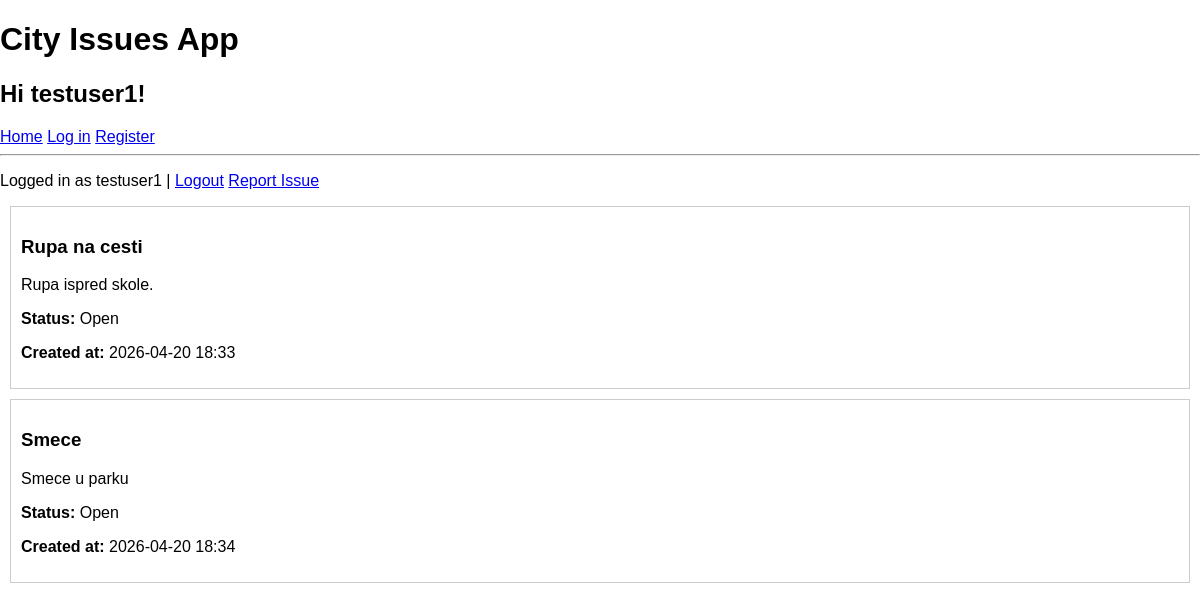
/ (signed in), run on an earlier commit of the app's database.
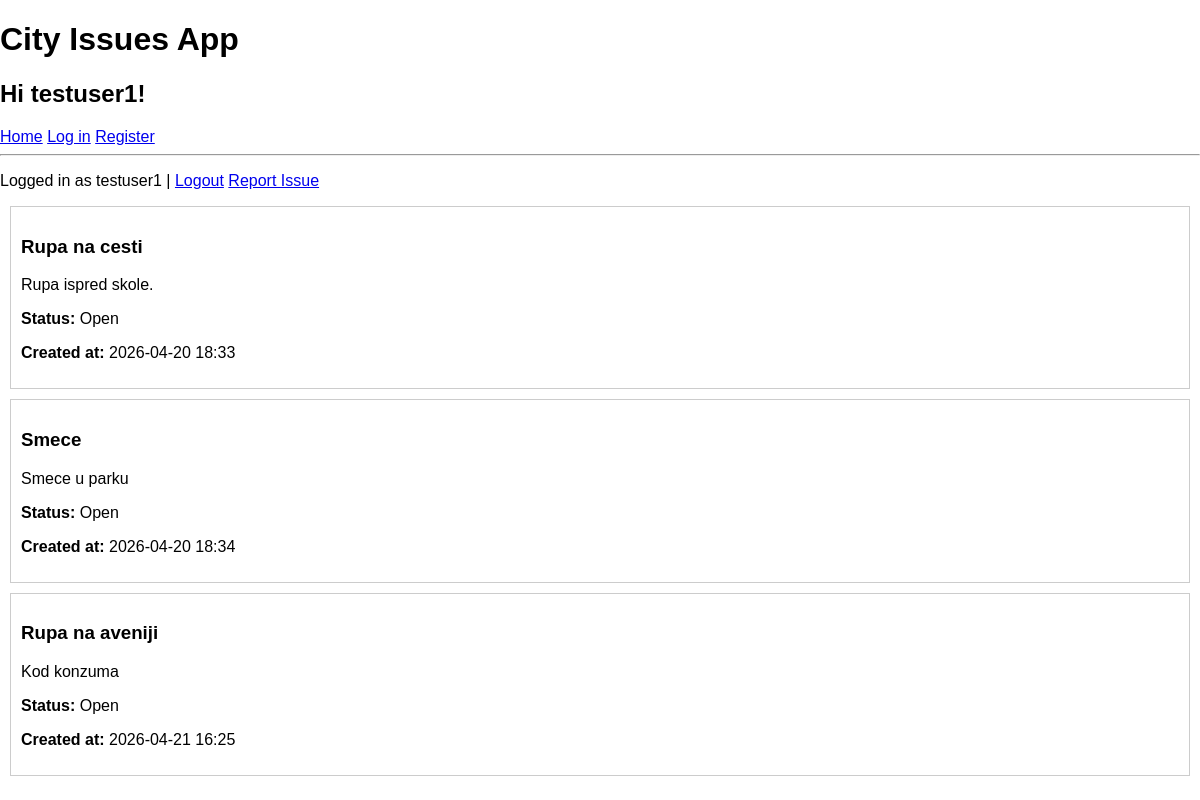
And on a later commit of the database.
### models.py (models this page shows)
class Issue(db.Model):
    id = db.Column(db.Integer, primary_key=True)
    title = db.Column(db.String(100), nullable=False)
    description = db.Column(db.Text, nullable=False)
    status = db.Column(db.String(20), default='Open')
    created_at = db.Column(db.DateTime, default=datetime.utcnow)
    user_id = db.Column(db.Integer, db.ForeignKey('user.id'))

### app.py (the view)
@app.route("/")
def index():
    if 'user_id' not in session:
         return redirect('/login')
    issues = Issue.query.filter_by(user_id = session['user_id']).all()
    return render_template("index.html", issues=issues)

### templates/index.html
{% extends "base.html" %}
{% block head %}
<h1>City Issues App</h1>
<h2>Hi {{session ['username']}}!</h2>
{% endblock %}
{% block body %}
    {% if session.get ('user_id') %}
            <p>
                Logged in as {{ session['username'] }} |
                <a href="{{url_for('logout')}}">Logout</a>
                <a href="{{url_for('create')}}">Report Issue</a>
            </p>
        {% else %}
            <a href="{{url_for('login')}}">Log in</a>
            <a href="{{url_for('register')}}">Register</a>
    {% endif %}
    {% for issue in issues%}
        <div style="border:1px solid #ccc; padding: 10px; margin: 10px;">
            <h3>{{ issue.title}}</h3>
            <p>{{ issue.description}}</p>
            <p> <b>Status:</b> {{ issue.status}}</p>
            <p> <b>Created at:</b> {{ issue.created_at.strftime("%Y-%m-%d %H:%M")}}</p>
        </div>
    {% else %}
        <p>No issues reported.</p>
    {%endfor%}
{% endblock %}

### templates/base.html (shortened to what this page needs)
<!DOCTYPE html>
<html lang="en">
<head>
    <link rel="stylesheet" href="{{ url_for('static', filename='main.css') }}">
    {% block head %} {% endblock %}
</head>
<body>
    <nav>
        <a href="/">Home</a>
        <a href="{{url_for('login')}}">Log in</a>
        <a href="{{url_for('register')}}">Register</a>
    </nav>
    <hr>
    {% block body %}{% endblock %}
</body>
</html>

### static/main.css (style rules this page uses)
body { margin: 0; font-family: sans-serif; }

What changed in the data, as far as the page shows it:
added Issue: title "Rupa na aveniji", description "Kod konzuma", status "Open", created_at "2026-04-21 16:25"
